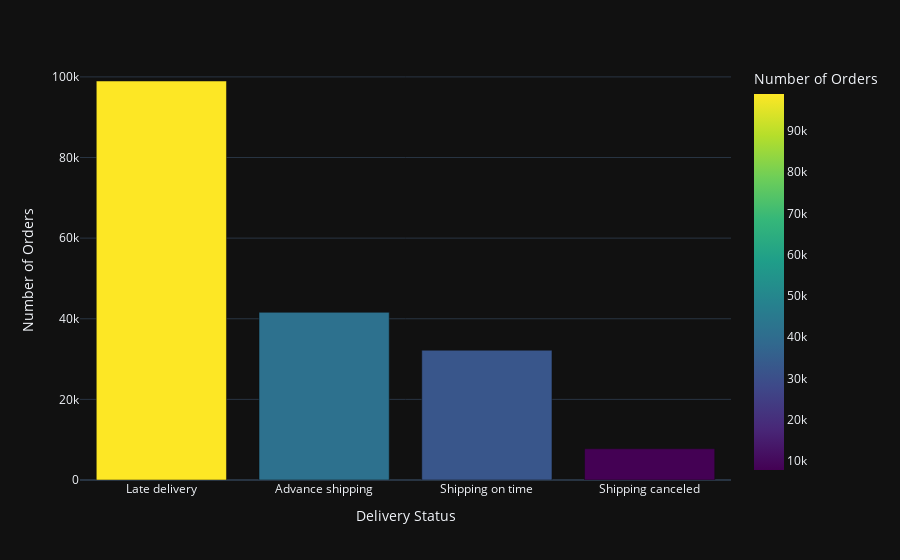

Notebook source saved alongside this figure:
### Code cell
# Group by 'Delivery Status' and count the number of orders
data_delivery_status = df1.groupby('Delivery Status')['Order Id'].count().reset_index(name='Number of Orders')

# Sort the data by 'Number of Orders' in descending order
data_delivery_status = data_delivery_status.sort_values(by='Number of Orders', ascending=False)

# Create a bar plot using Plotly Express with different colors and graph style
fig = px.bar(data_delivery_status, x='Delivery Status', y='Number of Orders',
             color='Number of Orders', labels={'Delivery Status': 'Delivery Status', 'Number of Orders': 'Number of Orders'},
             color_continuous_scale='Viridis', template='plotly_dark')

# Show the plot
fig.show()

### Figure 1 — Plotly figure (JSON) as saved in the notebook; plotly's stock layout.template omitted (floating-point values rounded to 4 significant figures)
{"data": [{"alignmentgroup": "True", "hovertemplate": "Delivery Status=%{x}<br>Number of Orders=%{marker.color}<extra></extra>", "legendgroup": "", "marker": {"color": [98977, 41592, 32196, 7754], "coloraxis": "coloraxis", "pattern": {"shape": ""}}, "name": "", "offsetgroup": "", "orientation": "v", "showlegend": false, "textposition": "auto", "type": "bar", "x": ["Late delivery", "Advance shipping", "Shipping on time", "Shipping canceled"], "xaxis": "x", "y": [98977, 41592, 32196, 7754], "yaxis": "y"}], "layout": {"barmode": "relative", "coloraxis": {"colorbar": {"title": {"text": "Number of Orders"}}, "colorscale": [[0, "#440154"], [0.1111, "#482878"], [0.2222, "#3e4989"], [0.3333, "#31688e"], [0.4444, "#26828e"], [0.5556, "#1f9e89"], [0.6667, "#35b779"], [0.7778, "#6ece58"], [0.8889, "#b5de2b"], [1, "#fde725"]]}, "legend": {"tracegroupgap": 0}, "margin": {"t": 60}, "xaxis": {"anchor": "y", "domain": [0, 1], "title": {"text": "Delivery Status"}}, "yaxis": {"anchor": "x", "domain": [0, 1], "title": {"text": "Number of Orders"}}}}
